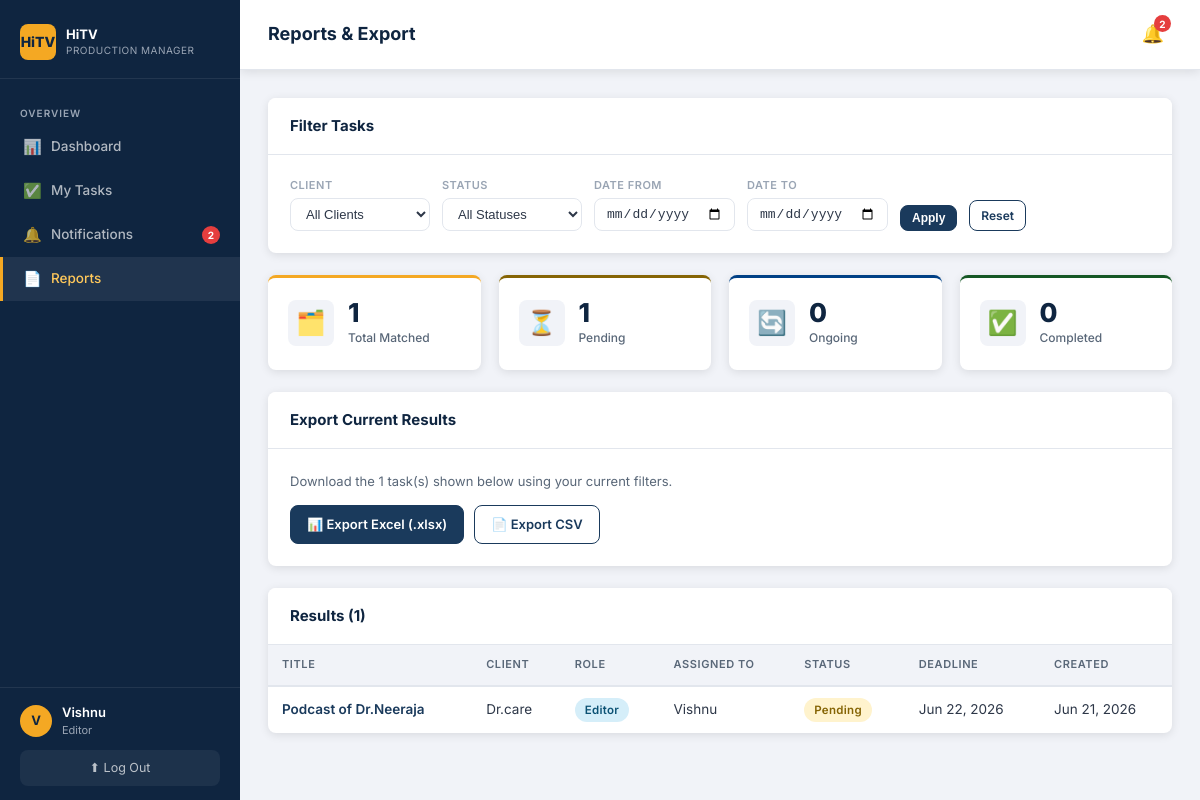
The app's page /reports/ (signed in) with its own data.
### models.py (models this page shows, shortened)
class User(UserMixin, db.Model):
    __tablename__ = "users"
    id = db.Column(db.Integer, primary_key=True)
    username = db.Column(db.String(80), unique=True, nullable=False)
    email = db.Column(db.String(120), unique=True, nullable=False)
    password_hash = db.Column(db.String(256), nullable=False)
    role = db.Column(db.String(20), nullable=False, default="videographer")
    created_at = db.Column(db.DateTime, default=datetime.utcnow)
    assigned_tasks = db.relationship(
        "Task", foreign_keys="Task.assigned_to_id", back_populates="assignee", lazy="dynamic"
    )
    created_tasks = db.relationship(
        "Task", foreign_keys="Task.created_by_id", back_populates="creator", lazy="dynamic"
    )
    @property
    def is_admin(self) -> bool:
        return self.role == "admin"

class Task(db.Model):
    __tablename__ = "tasks"
    id = db.Column(db.Integer, primary_key=True)
    title = db.Column(db.String(200), nullable=False)
    description = db.Column(db.Text)
    client_id = db.Column(db.Integer, db.ForeignKey("clients.id"), nullable=False)
    client = db.relationship("Client", back_populates="tasks")
    role = db.Column(db.String(20), nullable=False)
    assigned_to_id = db.Column(db.Integer, db.ForeignKey("users.id"), nullable=True)
    assignee = db.relationship("User", foreign_keys=[assigned_to_id], back_populates="assigned_tasks")
    created_by_id = db.Column(db.Integer, db.ForeignKey("users.id"), nullable=False)
    creator = db.relationship("User", foreign_keys=[created_by_id], back_populates="created_tasks")
    status = db.Column(db.String(20), nullable=False, default="pending")
    deadline = db.Column(db.Date, nullable=True)
    created_at = db.Column(db.DateTime, default=datetime.utcnow)
    updated_at = db.Column(db.DateTime, default=datetime.utcnow, onupdate=datetime.utcnow)
    @property
    def is_overdue(self) -> bool:
        if self.deadline and self.status != "completed":
            return self.deadline < date.today()
        return False
    @property
    def status_badge_class(self) -> str:
        return {
            "pending": "badge-pending",
            "ongoing": "badge-ongoing",
            "completed": "badge-completed",
        }.get(self.status, "badge-pending")

class Client(db.Model):
    __tablename__ = "clients"
    id = db.Column(db.Integer, primary_key=True)
    name = db.Column(db.String(120), unique=True, nullable=False)
    contact_email = db.Column(db.String(120))
    notes = db.Column(db.Text)
    created_at = db.Column(db.DateTime, default=datetime.utcnow)
    tasks = db.relationship("Task", back_populates="client", lazy="dynamic")

### blueprints/reports.py (the view)
@reports_bp.route("/", methods=["GET", "POST"])
@login_required
def report():
    form = ReportFilterForm(request.args, meta={"csrf": False})
    client_id = request.args.get("client_id", type=int, default=0)
    status = request.args.get("status", "")
    date_from_str = request.args.get("date_from", "")
    date_to_str = request.args.get("date_to", "")
    date_from = None
    date_to = None
    try:
        if date_from_str:
            date_from = datetime.strptime(date_from_str, "%Y-%m-%d").date()
        if date_to_str:
            date_to = datetime.strptime(date_to_str, "%Y-%m-%d").date()
    except ValueError:
        flash("Invalid date format. Use YYYY-MM-DD.", "warning")
    tasks = _build_query(client_id, status, date_from, date_to).all()
    summary = {s: sum(1 for t in tasks if t.status == s) for s, _ in STATUSES}
    return render_template(
        "reports/report.html",
        form=form,
        tasks=tasks,
        summary=summary,
        client_id=client_id,
        status=status,
        date_from=date_from_str,
        date_to=date_to_str,
    )

### forms.py
class ReportFilterForm(FlaskForm):
    client_id = SelectField("Client", coerce=int, validators=[Optional()])
    status = SelectField("Status", validators=[Optional()])
    date_from = DateField("Date From", validators=[Optional()])
    date_to = DateField("Date To", validators=[Optional()])
    submit = SubmitField("Apply Filter")
    def __init__(self, *args, **kwargs):
        super().__init__(*args, **kwargs)
        self.client_id.choices = [(0, "All Clients")] + [
            (c.id, c.name) for c in Client.query.order_by(Client.name).all()
        ]
        self.status.choices = [("", "All Statuses")] + list(STATUSES)

### blueprints/reports.py (called while the page is built)
def _build_query(client_id, status, date_from, date_to):
    query = Task.query
    if not current_user.is_admin:
        query = query.filter_by(assigned_to_id=current_user.id)
    if client_id and client_id != 0:
        query = query.filter_by(client_id=client_id)
    if status:
        query = query.filter_by(status=status)
    if date_from:
        query = query.filter(Task.created_at >= datetime.combine(date_from, datetime.min.time()))
    if date_to:
        query = query.filter(Task.created_at <= datetime.combine(date_to, datetime.max.time()))
    return query.order_by(Task.created_at.desc())

### templates/reports/report.html (shortened to what this page needs)
{% extends "base.html" %}
{% block page_title %}Reports & Export{% endblock %}
{% block content %}
<div class="card" style="margin-bottom:22px;">
  <div class="card-header">
    <span class="card-title">Filter Tasks</span>
  </div>
  <div class="card-body">
    <form method="GET" action="{{ url_for('reports.report') }}">
      <div class="filter-bar" style="background:none;box-shadow:none;padding:0;margin:0;">
        <div class="filter-group">
          <label class="filter-label">Client</label>
          <select name="client_id" class="filter-control">
            <option value="0">All Clients</option>
          </select>
        </div>
        <div class="filter-group">
          <label class="filter-label">Status</label>
          <select name="status" class="filter-control">
            <option value="">All Statuses</option>
          </select>
        </div>
        <div class="filter-group">
          <label class="filter-label">Date From</label>
          <input type="date" name="date_from" class="filter-control" value="{{ date_from }}">
        </div>
        <div class="filter-group">
          <label class="filter-label">Date To</label>
          <input type="date" name="date_to" class="filter-control" value="{{ date_to }}">
        </div>
        <button type="submit" class="btn btn-primary btn-sm">Apply</button>
        <a href="{{ url_for('reports.report') }}" class="btn btn-outline btn-sm">Reset</a>
      </div>
    </form>
  </div>
</div>
<div class="stat-grid" style="margin-bottom:22px;">
  <div class="stat-card">
    <div class="stat-icon">🗂️</div>
    <div><div class="stat-value">{{ tasks|length }}</div><div class="stat-label">Total Matched</div></div>
  </div>
  <div class="stat-card" style="border-top-color:#856404">
    <div class="stat-icon">⏳</div>
    <div><div class="stat-value">{{ summary.pending }}</div><div class="stat-label">Pending</div></div>
  </div>
  <div class="stat-card" style="border-top-color:#004085">
    <div class="stat-icon">🔄</div>
    <div><div class="stat-value">{{ summary.ongoing }}</div><div class="stat-label">Ongoing</div></div>
  </div>
  <div class="stat-card" style="border-top-color:#155724">
    <div class="stat-icon">✅</div>
    <div><div class="stat-value">{{ summary.completed }}</div><div class="stat-label">Completed</div></div>
  </div>
</div>
{% set export_qs = 'client_id=' ~ client_id ~ '&status=' ~ status ~ '&date_from=' ~ date_from ~ '&date_to=' ~ date_to %}
<div class="card" style="margin-bottom:22px;">
  <div class="card-header">
    <span class="card-title">Export Current Results</span>
  </div>
  <div class="card-body">
    <p style="font-size:13px;color:#596778;margin-bottom:14px;">
      Download the {{ tasks|length }} task(s) shown below using your current filters.
    </p>
    <div class="export-btns">
      <a href="{{ url_for('reports.export_excel') }}?{{ export_qs }}" class="btn btn-primary">
        📊 Export Excel (.xlsx)
      </a>
      <a href="{{ url_for('reports.export_csv') }}?{{ export_qs }}" class="btn btn-outline">
        📄 Export CSV
      </a>
    </div>
  </div>
</div>
<div class="card">
  <div class="card-header">
    <span class="card-title">Results ({{ tasks|length }})</span>
  </div>
  <div class="table-wrap">
    {% if tasks %}
    <table>
      <thead>
        <tr>
          <th>Title</th>
          <th>Client</th>
          <th>Role</th>
          <th>Assigned To</th>
          <th>Status</th>
          <th>Deadline</th>
          <th>Created</th>
        </tr>
      </thead>
      <tbody>
        {% for task in tasks %}
        <tr {% if task.is_overdue %}class="overdue-row"{% endif %}>
          <td>
            <a href="{{ url_for('tasks.task_detail', task_id=task.id) }}" style="font-weight:600;">
              {{ task.title }}
            </a>
          </td>
          <td>{{ task.client.name }}</td>
          <td><span class="badge badge-{{ task.role }}">{{ task.role|capitalize }}</span></td>
          <td>{{ task.assignee.username if task.assignee else '—' }}</td>
          <td><span class="badge {{ task.status_badge_class }}">{{ task.status|capitalize }}</span></td>
          <td>
            {% if task.deadline %}
              <span class="{% if task.is_overdue %}deadline-near{% endif %}">
                {{ task.deadline.strftime('%b %d, %Y') }}
              </span>
            {% else %}—{% endif %}
          </td>
          <td>{{ task.created_at.strftime('%b %d, %Y') }}</td>
        </tr>
        {% endfor %}
      </tbody>
    </table>
    {% else %}
    <div class="empty-state">
      <div class="empty-icon">🔍</div>
      <p>No tasks match the current filters.</p>
    </div>
    {% endif %}
  </div>
</div>
{% endblock %}

### templates/base.html (shortened to what this page needs)
<!DOCTYPE html>
<html lang="en">
<head>
  <link rel="stylesheet" href="{{ url_for('static', filename='css/style.css') }}">
</head>
<body>
<div class="app-wrapper">
  <aside class="sidebar">
    <div class="sidebar-brand">
      <div class="brand-logo">
        <div class="brand-icon">HiTV</div>
        <div>
          <div class="brand-name">HiTV</div>
          <div class="brand-tagline">Production Manager</div>
        </div>
      </div>
    </div>
    <nav class="sidebar-nav">
      <div class="nav-section-label">Overview</div>
      <a class="nav-item {% if request.endpoint == 'main.dashboard' %}active{% endif %}"
         href="{{ url_for('main.dashboard') }}">
        <span class="nav-icon">📊</span> Dashboard
      </a>
      <a class="nav-item {% if request.blueprint == 'tasks' %}active{% endif %}"
         href="{{ url_for('tasks.list_tasks') }}">
        <span class="nav-icon">✅</span> My Tasks
      </a>
      <a class="nav-item {% if request.blueprint == 'notifications' %}active{% endif %}"
         href="{{ url_for('notifications.list_notifications') }}" style="position:relative;">
        <span class="nav-icon">🔔</span> Notifications
        {% if unread_notif_count > 0 %}
          <span class="nav-badge">{{ unread_notif_count }}</span>
        {% endif %}
      </a>
      <a class="nav-item {% if request.blueprint == 'reports' %}active{% endif %}"
         href="{{ url_for('reports.report') }}">
        <span class="nav-icon">📄</span> Reports
      </a>
    </nav>
    <div class="sidebar-footer">
      <div class="user-pill">
        <div class="user-avatar">{{ current_user.username[0].upper() if current_user.is_authenticated else '?' }}</div>
        <div class="user-info">
          <div class="user-name">{{ current_user.username if current_user.is_authenticated else 'Guest' }}</div>
          <div class="user-role">{{ current_user.role if current_user.is_authenticated else '' }}</div>
        </div>
      </div>
      <a href="{{ url_for('auth.logout') }}" class="logout-btn">⬆ Log Out</a>
    </div>
  </aside>
  <div class="main-content">
    <div class="topbar">
      <div class="page-title">{% block page_title %}{% endblock %}</div>
      <div class="topbar-right">
        <a href="{{ url_for('notifications.list_notifications') }}" class="topbar-bell"
           title="Notifications">
          🔔
          {% if unread_notif_count > 0 %}
            <span class="topbar-bell-badge">{{ unread_notif_count }}</span>
          {% endif %}
        </a>
      </div>
    </div>
    <div class="page-body">
      {% block content %}{% endblock %}
    </div>
  </div>
</div>
</body>
</html>

### records on screen
User: username "V", username "Vishnu", role "Editor"
Task: title "Podcast of Dr.Neeraja", client.name "Dr.care", role "Editor", assignee "Vishnu", status "Pending", deadline "Jun 22, 2026", created_at "Jun 21, 2026"

### other values on screen
{{ unread_notif_count }} "2"
{{ tasks|length }} "1"
{{ summary.pending }} "1"
{{ summary.ongoing }} "0"
{{ summary.completed }} "0"
